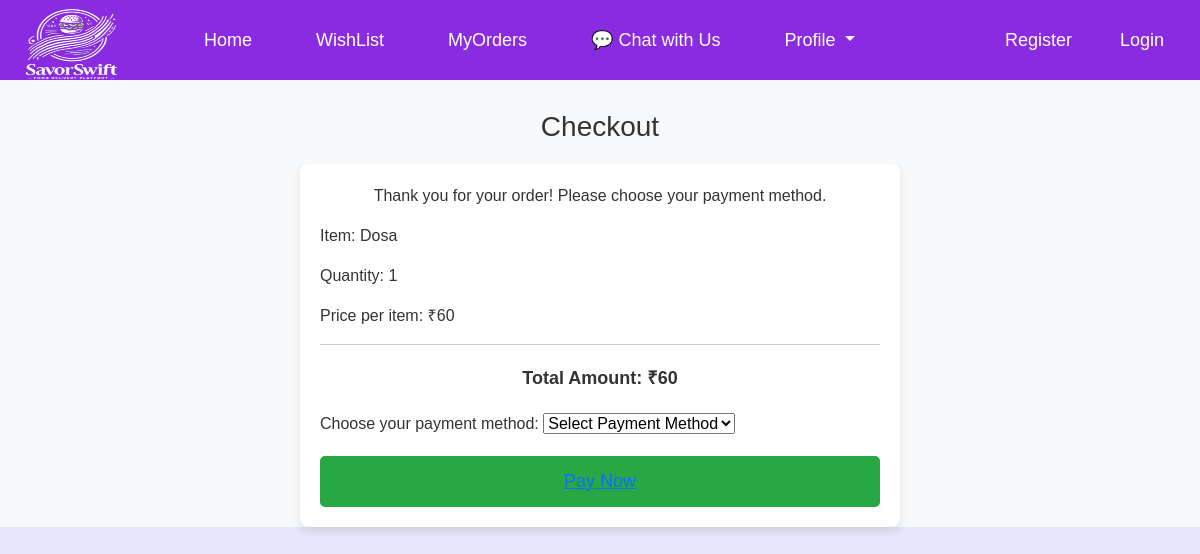
Screenshot of /customerapp/payment_view/1/ with the database file from the repository.
### customerapp/models.py (models this page shows, shortened)
class Order(models.Model):
    user = models.ForeignKey(User, on_delete=models.CASCADE)
    item = models.ForeignKey(Item, on_delete=models.CASCADE)
    quantity = models.PositiveIntegerField()
    price = models.DecimalField(max_digits=10, decimal_places=2)  # Price of the item
    total_price = models.DecimalField(max_digits=10, decimal_places=2,default=0)  # Total price (quantity * item price)
    order_date = models.DateTimeField(default=timezone.now)
    address = models.TextField(max_length=255, default='No address provided')

### restaurantapp/models.py (models this page shows, shortened)
class Item(models.Model):
    name = models.CharField(max_length=255)
    image = models.ImageField(upload_to='item_images/')
    price=models.BigIntegerField(default=0)
    description = models.TextField()
    restaurant_user = models.ForeignKey(User, on_delete=models.CASCADE)

### customerapp/views.py (the view)
# urls.py: path('payment_view/<int:order_id>/', views.payment_view, name='payment_view'),
def payment_view(request, order_id):
    try:
        order = Order.objects.get(id=order_id)
    except Order.DoesNotExist:
        messages.error(request, "Order not found.")
        return redirect('customerapp:checkout')
    if request.method == 'POST':
        payment_method = request.POST.get('payment_method')
        if payment_method == 'upi':
            upi_id = request.POST.get('upi_id')
            if not upi_id:
                messages.error(request, "UPI ID is required.")
                return redirect('customerapp:checkout')
            return render(request, 'customerapp/payment_successful.html')
        elif payment_method == 'credit_card':
            card_number = request.POST.get('card_number')
            expiry_date = request.POST.get('expiry_date')
            cvv = request.POST.get('cvv')
            if not (card_number and expiry_date and cvv):
                messages.error(request, "All credit card fields are required.")
                return redirect('customerapp:checkout')
            messages.success(request, "Payment successful via Credit Card!")
            return render(request, 'customerapp/payment_successful.html')
        else:
            messages.error(request, "Invalid payment method selected.")
            return redirect('customerapp:checkout')
    else:
        total_price = order.item.price * order.quantity  # Calculate total price
        return render(request, 'customerapp/checkout.html', {
            'order': order,
            'total_price': total_price,
        })

### templates/customerapp/checkout.html (shortened to what this page needs)
{% extends 'navbar/customernavbar.html' %}
    {% block body %}
</head>
<body>
    <h3>Checkout</h3>
    <div class="checkout-container">
        <p style="text-align: center;">Thank you for your order! Please choose your payment method.</p>
        <div class="order-details">
            <p>Item: {{ order.item.name }}</p>
            <p>Quantity: {{ order.quantity }}</p>
            <p>Price per item: ₹{{ order.item.price }}</p>
            <hr>
        </div>
        <div class="total-amount">
            <p>Total Amount: ₹{{ total_price }}</p>
        </div>
<form method="POST" action="{% url 'customerapp:payment_view' order.id %}">
    <div class="payment-option">
        <label for="payment_method">Choose your payment method:</label>
        <select id="payment_method" name="payment_method" required>
            <option value="" disabled selected>Select Payment Method</option>
        </select>
    </div>
    <button type="submit" class="pay-button"><a href="{% url 'customerapp:order_success_view' %}">Pay Now</a></button>
</form>
    </div>
</body>
{% endblock %}

### templates/navbar/customernavbar.html (style rules this page uses)
body, html { background-color: #e6e6fa; }

### templates/customerapp/checkout.html (style rules this page uses)
body { font-family: Arial, sans-serif; color: #333; background-color: #f8f9fa; margin: 0; padding: 0; }
h3 { text-align: center; font-size: 28px; margin-top: 30px; }
.checkout-container { width: 50%; margin: 20px auto; padding: 20px; background-color: #fff; border-radius: 8px; box-shadow: 0 4px 8px rgba(0, 0, 0, 0.1); }
.payment-option { margin-bottom: 20px; }
.total-amount { font-size: 18px; font-weight: bold; margin: 20px 0; text-align: center; }
.pay-button { width: 100%; padding: 12px; background-color: #28a745; color: white; font-size: 18px; border: none; border-radius: 5px; cursor: pointer; }

### rows the page displays
Order: item.name "Dosa", quantity "1", item.price "60"

### other values shown
{{ total_price }} "60"
